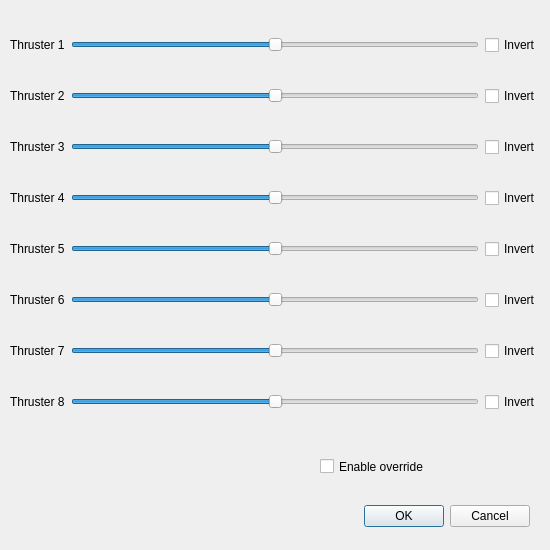
<?xml version="1.0" encoding="UTF-8"?>
<ui version="4.0">
 <class>ThrusterSetupDialog</class>
 <widget class="QDialog" name="ThrusterSetupDialog">
  <property name="geometry">
   <rect>
    <x>0</x>
    <y>0</y>
    <width>550</width>
    <height>550</height>
   </rect>
  </property>
  <property name="windowTitle">
   <string>Dialog</string>
  </property>
  <widget class="QDialogButtonBox" name="buttonBox">
   <property name="geometry">
    <rect>
     <x>230</x>
     <y>500</y>
     <width>300</width>
     <height>32</height>
    </rect>
   </property>
   <property name="orientation">
    <enum>Qt::Horizontal</enum>
   </property>
   <property name="standardButtons">
    <set>QDialogButtonBox::Cancel|QDialogButtonBox::Ok</set>
   </property>
  </widget>
  <widget class="QWidget" name="gridLayoutWidget">
   <property name="geometry">
    <rect>
     <x>10</x>
     <y>10</y>
     <width>531</width>
     <height>431</height>
    </rect>
   </property>
   <layout class="QGridLayout" name="gridLayout">
    <item row="3" column="2">
     <widget class="QCheckBox" name="thrusterInvert4">
      <property name="text">
       <string>Invert</string>
      </property>
     </widget>
    </item>
    <item row="6" column="0">
     <widget class="QLabel" name="labelT7">
      <property name="text">
       <string>Thruster 7</string>
      </property>
     </widget>
    </item>
    <item row="7" column="2">
     <widget class="QCheckBox" name="thrusterInvert8">
      <property name="text">
       <string>Invert</string>
      </property>
     </widget>
    </item>
    <item row="7" column="1">
     <widget class="QSlider" name="thrusterSlider8">
      <property name="minimum">
       <number>-100</number>
      </property>
      <property name="maximum">
       <number>100</number>
      </property>
      <property name="orientation">
       <enum>Qt::Horizontal</enum>
      </property>
     </widget>
    </item>
    <item row="3" column="1">
     <widget class="QSlider" name="thrusterSlider4">
      <property name="minimum">
       <number>-100</number>
      </property>
      <property name="maximum">
       <number>100</number>
      </property>
      <property name="orientation">
       <enum>Qt::Horizontal</enum>
      </property>
     </widget>
    </item>
    <item row="0" column="2">
     <widget class="QCheckBox" name="thrusterInvert1">
      <property name="text">
       <string>Invert</string>
      </property>
     </widget>
    </item>
    <item row="6" column="2">
     <widget class="QCheckBox" name="thrusterInvert7">
      <property name="text">
       <string>Invert</string>
      </property>
     </widget>
    </item>
    <item row="2" column="1">
     <widget class="QSlider" name="thrusterSlider3">
      <property name="minimum">
       <number>-100</number>
      </property>
      <property name="maximum">
       <number>100</number>
      </property>
      <property name="orientation">
       <enum>Qt::Horizontal</enum>
      </property>
     </widget>
    </item>
    <item row="7" column="0">
     <widget class="QLabel" name="labelT8">
      <property name="text">
       <string>Thruster 8</string>
      </property>
     </widget>
    </item>
    <item row="4" column="0">
     <widget class="QLabel" name="labelT5">
      <property name="text">
       <string>Thruster 5</string>
      </property>
     </widget>
    </item>
    <item row="2" column="2">
     <widget class="QCheckBox" name="thrusterInvert3">
      <property name="text">
       <string>Invert</string>
      </property>
     </widget>
    </item>
    <item row="4" column="1">
     <widget class="QSlider" name="thrusterSlider5">
      <property name="minimum">
       <number>-100</number>
      </property>
      <property name="maximum">
       <number>100</number>
      </property>
      <property name="orientation">
       <enum>Qt::Horizontal</enum>
      </property>
     </widget>
    </item>
    <item row="2" column="0">
     <widget class="QLabel" name="labelT3">
      <property name="text">
       <string>Thruster 3</string>
      </property>
     </widget>
    </item>
    <item row="5" column="0">
     <widget class="QLabel" name="labelT6">
      <property name="text">
       <string>Thruster 6</string>
      </property>
     </widget>
    </item>
    <item row="3" column="0">
     <widget class="QLabel" name="labelT4">
      <property name="text">
       <string>Thruster 4</string>
      </property>
     </widget>
    </item>
    <item row="1" column="0">
     <widget class="QLabel" name="labelT2">
      <property name="text">
       <string>Thruster 2</string>
      </property>
     </widget>
    </item>
    <item row="5" column="1">
     <widget class="QSlider" name="thrusterSlider6">
      <property name="minimum">
       <number>-100</number>
      </property>
      <property name="maximum">
       <number>100</number>
      </property>
      <property name="orientation">
       <enum>Qt::Horizontal</enum>
      </property>
     </widget>
    </item>
    <item row="6" column="1">
     <widget class="QSlider" name="thrusterSlider7">
      <property name="minimum">
       <number>-100</number>
      </property>
      <property name="maximum">
       <number>100</number>
      </property>
      <property name="orientation">
       <enum>Qt::Horizontal</enum>
      </property>
     </widget>
    </item>
    <item row="4" column="2">
     <widget class="QCheckBox" name="thrusterInvert5">
      <property name="text">
       <string>Invert</string>
      </property>
     </widget>
    </item>
    <item row="1" column="2">
     <widget class="QCheckBox" name="thrusterInvert2">
      <property name="text">
       <string>Invert</string>
      </property>
     </widget>
    </item>
    <item row="5" column="2">
     <widget class="QCheckBox" name="thrusterInvert6">
      <property name="text">
       <string>Invert</string>
      </property>
     </widget>
    </item>
    <item row="1" column="1">
     <widget class="QSlider" name="thrusterSlider2">
      <property name="minimum">
       <number>-100</number>
      </property>
      <property name="maximum">
       <number>100</number>
      </property>
      <property name="orientation">
       <enum>Qt::Horizontal</enum>
      </property>
     </widget>
    </item>
    <item row="0" column="0">
     <widget class="QLabel" name="labelT1">
      <property name="text">
       <string>Thruster 1</string>
      </property>
     </widget>
    </item>
    <item row="0" column="1">
     <widget class="QSlider" name="thrusterSlider1">
      <property name="minimum">
       <number>-100</number>
      </property>
      <property name="maximum">
       <number>100</number>
      </property>
      <property name="orientation">
       <enum>Qt::Horizontal</enum>
      </property>
      <property name="tickPosition">
       <enum>QSlider::NoTicks</enum>
      </property>
      <property name="tickInterval">
       <number>0</number>
      </property>
     </widget>
    </item>
   </layout>
  </widget>
  <widget class="QCheckBox" name="overrideEnable">
   <property name="geometry">
    <rect>
     <x>320</x>
     <y>450</y>
     <width>221</width>
     <height>33</height>
    </rect>
   </property>
   <property name="text">
    <string>Enable override</string>
   </property>
  </widget>
 </widget>
 <resources/>
 <connections>
  <connection>
   <sender>buttonBox</sender>
   <signal>accepted()</signal>
   <receiver>ThrusterSetupDialog</receiver>
   <slot>accept()</slot>
   <hints>
    <hint type="sourcelabel">
     <x>248</x>
     <y>254</y>
    </hint>
    <hint type="destinationlabel">
     <x>157</x>
     <y>274</y>
    </hint>
   </hints>
  </connection>
  <connection>
   <sender>buttonBox</sender>
   <signal>rejected()</signal>
   <receiver>ThrusterSetupDialog</receiver>
   <slot>reject()</slot>
   <hints>
    <hint type="sourcelabel">
     <x>316</x>
     <y>260</y>
    </hint>
    <hint type="destinationlabel">
     <x>286</x>
     <y>274</y>
    </hint>
   </hints>
  </connection>
 </connections>
</ui>
